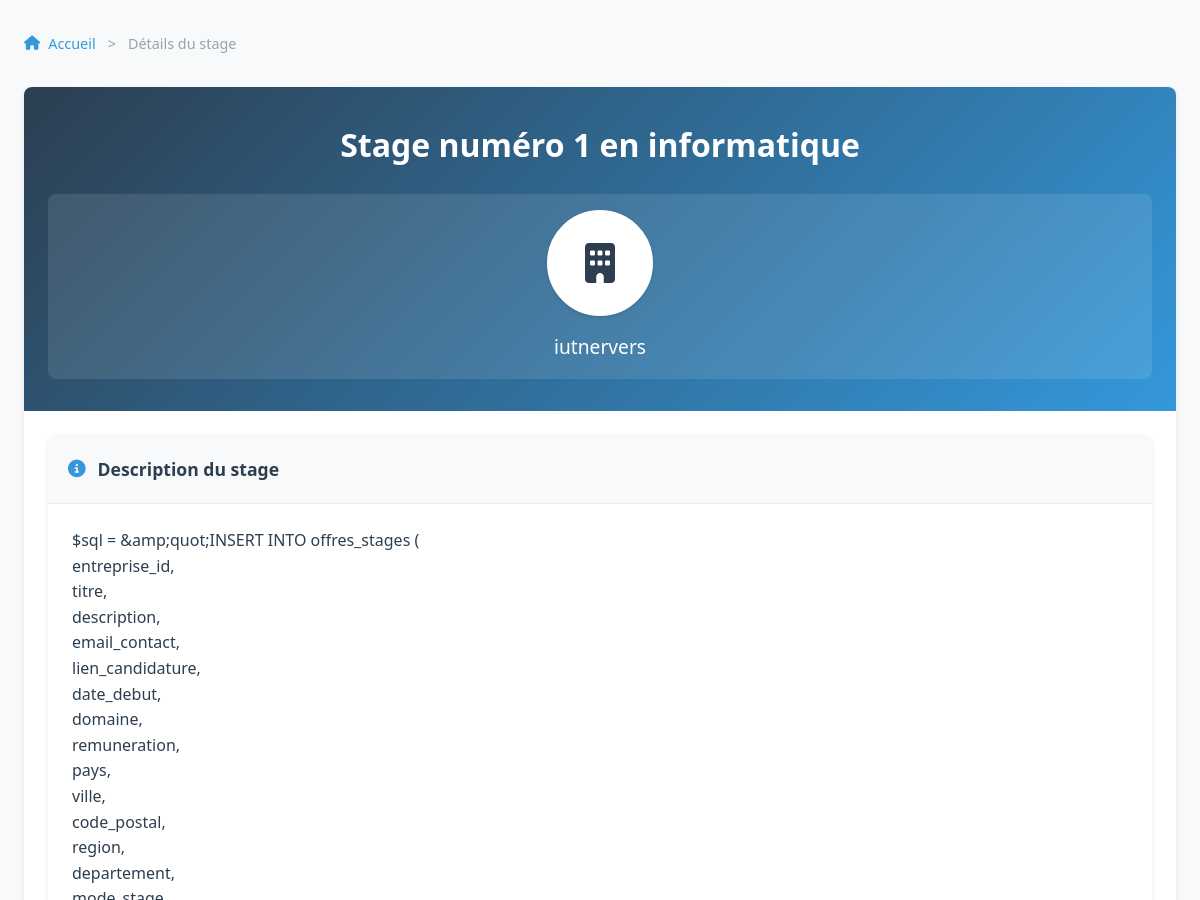
The app's page /app/views/internships/stage_details.php?id=37 (upper part), older data.
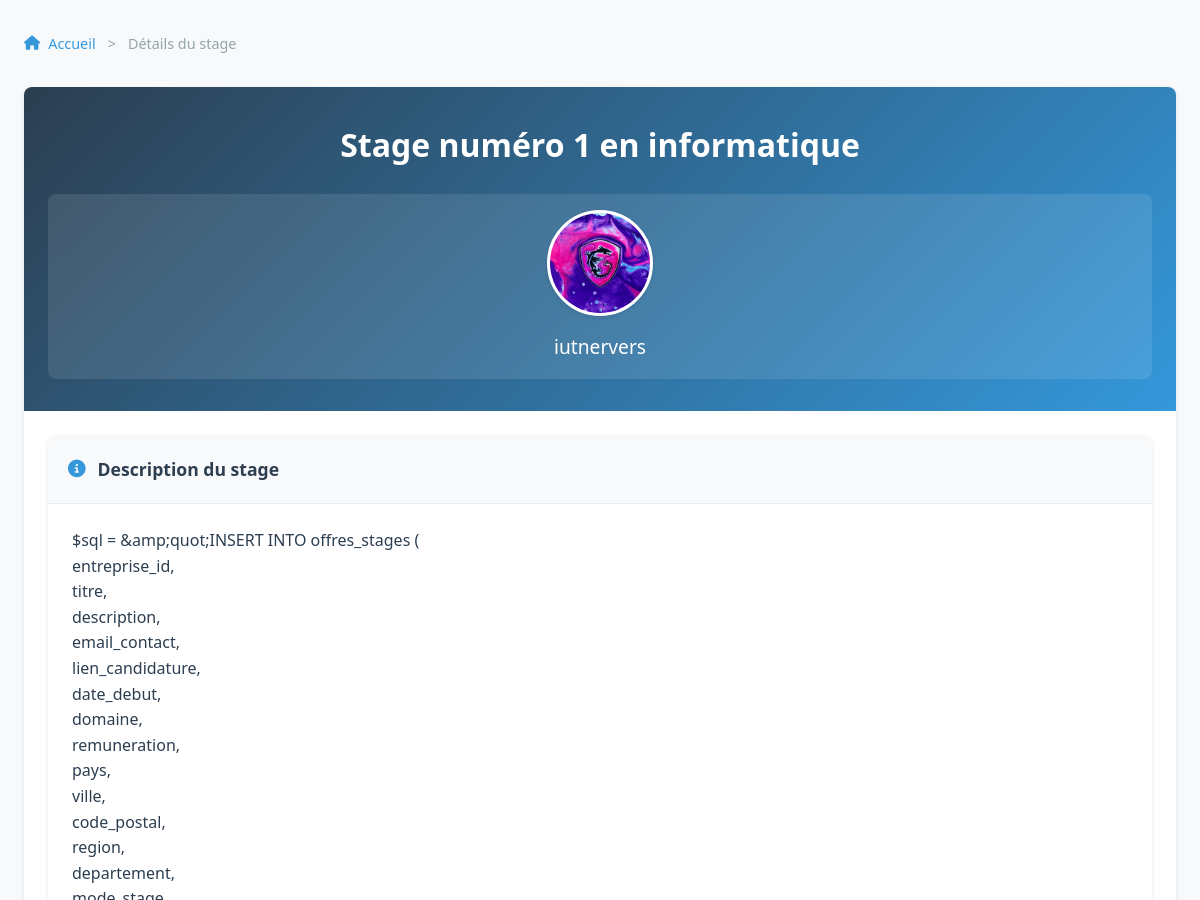
The same page, newer data.
### tables this page shows
CREATE TABLE `offres_stages` (
  `id` int(11) NOT NULL,
  `entreprise_id` int(11) DEFAULT NULL,
  `titre` varchar(100) NOT NULL,
  `description` text,
  `date_debut` date DEFAULT NULL,
  `date_fin` date DEFAULT NULL,
  `lieu` varchar(255) DEFAULT NULL,
  `mode_stage` enum('distanciel','présentiel') NOT NULL,
  `logo` varchar(255) DEFAULT NULL,
  `email_contact` varchar(255) NOT NULL,
  `lien_candidature` varchar(255) DEFAULT NULL,
  `domaine` varchar(100) DEFAULT NULL,
  `remuneration` decimal(10,2) DEFAULT NULL,
  `pays` varchar(100) DEFAULT 'France',
  `ville` varchar(100) DEFAULT NULL,
  `code_postal` varchar(10) DEFAULT NULL,
  `region` varchar(100) DEFAULT NULL,
  `departement` varchar(100) DEFAULT NULL,
  `date_publication` timestamp NOT NULL DEFAULT CURRENT_TIMESTAMP,
  `pourvu` tinyint(1) DEFAULT '0'
);

CREATE TABLE `entreprises` (
  `id` int(11) NOT NULL,
  `siret` varchar(14) NOT NULL,
  `nom` varchar(100) NOT NULL,
  `adresse` varchar(255) DEFAULT NULL,
  `ville` varchar(100) DEFAULT NULL,
  `code_postal` varchar(10) DEFAULT NULL,
  `pays` varchar(100) DEFAULT NULL,
  `telephone` varchar(20) DEFAULT NULL,
  `site_web` varchar(255) DEFAULT NULL,
  `lieu` varchar(255) DEFAULT NULL,
  `tva_intracommunautaire` varchar(50) DEFAULT NULL,
  `secteur_activite` varchar(100) DEFAULT NULL,
  `description` text,
  `adresse_facturation` varchar(255) DEFAULT NULL,
  `logo` varchar(255) DEFAULT NULL,
  `nom_contact` varchar(100) DEFAULT NULL,
  `username` varchar(100) NOT NULL,
  `email` varchar(255) NOT NULL,
  `password` varchar(255) NOT NULL,
  `role` enum('etudiant','entreprise','admin') NOT NULL DEFAULT 'entreprise',
  `date_creation` timestamp NOT NULL DEFAULT CURRENT_TIMESTAMP,
  `icone` varchar(255) DEFAULT NULL,
  `valide` tinyint(1) DEFAULT '0',
  `certification` tinyint(1) DEFAULT '0',
  `theme_color` varchar(7) DEFAULT '#3498db',
  `bloque` tinyint(1) DEFAULT '0'
);

### app/views/internships/stage_details.php (the view, shortened to what this page needs)
<?php
require_once $_SERVER['DOCUMENT_ROOT'] . '/Gestion_Stage/app/config/database.php';
$id = (int) $_GET['id'];
$stmt = $pdo->prepare("
    SELECT o.*, e.nom AS nom_entreprise, e.description AS description_entreprise,
           e.site_web, o.logo AS offre_logo, DATEDIFF(o.date_fin, o.date_debut) AS duree
    FROM offres_stages o
    JOIN entreprises e ON o.entreprise_id = e.id
    WHERE o.id = ?
");
$stmt->execute([$id]);
$internship = $stmt->fetch(PDO::FETCH_ASSOC);
?>
<!DOCTYPE html>
<html lang="fr">
<head>
    <link rel="stylesheet" href="https://cdnjs.cloudflare.com/ajax/libs/font-awesome/6.1.1/css/all.min.css">
    <link rel="stylesheet" href="/Gestion_Stage/public/assets/css/style_stage_details.css">
</head>
<body>
    <div class="container">
        <nav class="breadcrumb">
            <a href="/Gestion_Stage/index.php"><i class="fas fa-home"></i> Accueil</a> >
            <span>Détails du stage</span>
        </nav>
        <main class="offer-container">
            <div class="offer-header">
                <h1><?php echo htmlspecialchars($internship['titre']); ?></h1>
                <div class="company-badge">
                    <?php if (!empty($internship['offre_logo'])): ?>
                        <img src="/Gestion_Stage/public/uploads/logos/<?php echo htmlspecialchars(basename($internship['offre_logo'])); ?>"
                             alt="Logo <?php echo htmlspecialchars($internship['nom_entreprise']); ?>"
                             class="company-logo"
                             onerror="this.onerror=null; this.src='/Gestion_Stage/public/assets/images/default-company.png';">
                    <?php else: ?>
                        <div class="company-logo-placeholder">
                            <i class="fas fa-building"></i>
                        </div>
                    <?php endif; ?>
                    <span class="company-name"><?php echo htmlspecialchars($internship['nom_entreprise']); ?></span>
                </div>
            </div>
            <div class="offer-grid">
                <div class="offer-main">
                <div class="card">
                    <h2><i class="fas fa-info-circle"></i> Description du stage</h2>
                    <div class="card-content">
                        <div class="description-text">
                            <?php echo nl2br(htmlspecialchars($internship['description'])); ?>
                        </div>
                    </div>
                </div>
                </div>
            </div>
        </main>
    </div>
</body>
</html>

Row changes from the older to the newer data that the page shows:
changed offres_stages "Stage numéro 1 en informatique": logo: picture added
